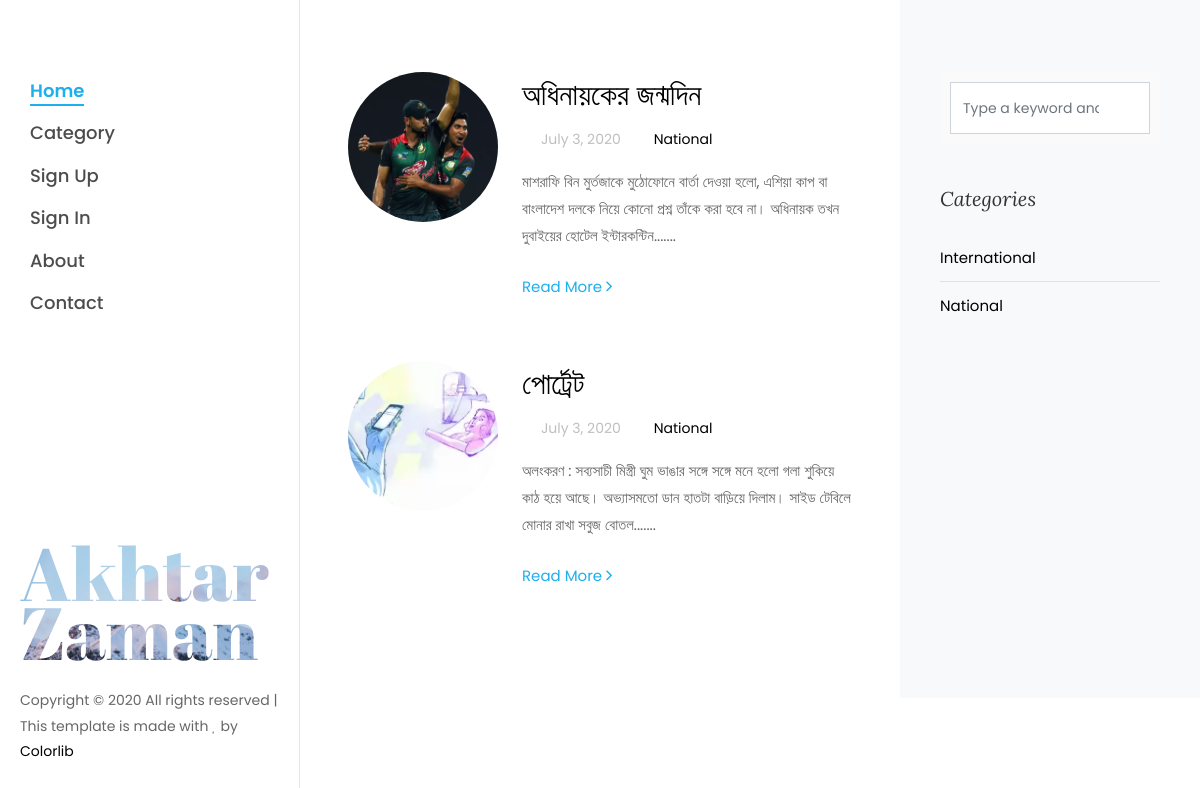
The app's page /articles/index/, older data.
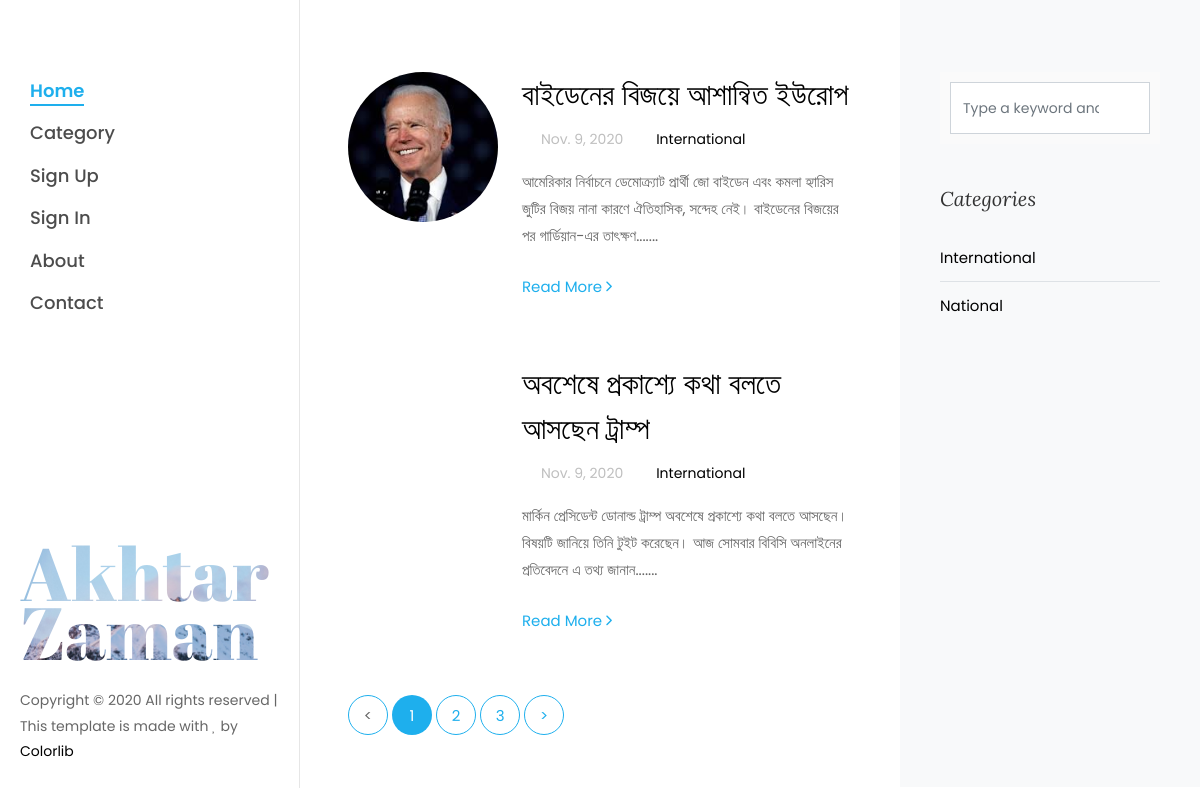
The same page, newer data.
### Articles/models.py (models this page shows, shortened)
class Blog_Articles(models.Model):
    Title= models.CharField(max_length=300, unique=True)
    Categorry = models.ForeignKey('Category', blank=True,  on_delete = models.CASCADE, null=True)
    Description = models.TextField()
    author = models.ForeignKey(Custom_User_Model, default= None, on_delete = models.CASCADE)
    Date = models.DateField(auto_now_add=True)
    Image = models.ImageField(default='default.jpeg', blank=True)
    Status = models.CharField(max_length=1, choices=STATUS_CHOICES)
    def snippet(self):
        return self.Description[:150]+'.......'

class Category(models.Model):
    name = models.CharField(max_length=50)
    def __str__(self):
        return self.name

### Articles/views.py (the view)
# urls.py: path('index/', views.index, name='index'),
def index(request):
    post = Blog_Articles.objects.filter(Status='A')
    page = request.GET.get('page', 1)
    paginator = Paginator(post, 2)
    try:
        Blog_Posts = paginator.page(page)
    except PageNotAnInteger:
        Blog_Posts = paginator.page(1)
    except EmptyPage:
        Blog_Posts = paginator.page(paginator.num_pages)
    return render (request, 'index.html', {'Blog_Posts':Blog_Posts})

### templates/index.html
{% extends 'base.html' %} {% load static %} {% block content %}
<div class="col-xl-8 py-5 px-md-5">
    <div class="row pt-md-4">
        {% for post in Blog_Posts %}
        <div class="col-md-12">
            <div class="blog-entry ftco-animate d-md-flex">
                <a href="{% url 'FullArticle' post.id %}" class="img img-2" style="background-image: url('{{post.Image.url}}');"></a>
                <div class="text text-2 pl-md-4">
                    <h3 class="mb-2"><a href="{% url 'FullArticle' post.id %}">{{post.Title}}</a></h3>
                    <div class="meta-wrap">
                        <p class="meta">
                            <span><i class="icon-calendar mr-2"></i>{{post.Date}}</span>
                            <span><a href="single.html"><i class="icon-folder-o mr-2"></i>{{post.Categorry}}</a></span>
                            <span><i class="icon-comment2 mr-2"></i>{{post.Author}}</span>
                        </p>
                    </div>
                    <p class="mb-4">{{post.snippet}}</p>
                    <p><a href="{% url 'FullArticle' post.id %}" class="btn-custom">Read More <span class="ion-ios-arrow-forward"></span></a></p>
                </div>
            </div>
        </div>
        {% endfor %}
    </div>
    <div class="row">
        <div class="col">
            <div class="block-27">
                {% if Blog_Posts.has_other_pages %}
                <ul>
                    {% if Blog_Posts.has_previous %}
                    <li><a href="?page={{ Blog_Posts.previous_page_number }}">&lt;</a></li>
                    {% else %}
                    <li class="disabled"><span>&lt;</span></li>
                    {% endif %} {% for i in Blog_Posts.paginator.page_range %} {% if Blog_Posts.number == i %}
                    <li class="active"><span>{{ i }}</span></li>
                    {% else %}
                    <li><a href="?page={{ i }}">{{ i }}</a></li>
                    {% endif %} {% endfor %} {% if Blog_Posts.has_next %}
                    <li><a href="?page={{ Blog_Posts.next_page_number }}">&gt;</a></li>
                    {% else %}
                    <li class="disabled"><span>&gt;</span></li> {% endif %}
                </ul>
                {% endif %}
            </div>
        </div>
    </div>
</div>
<div class="col-xl-4 sidebar ftco-animate bg-light pt-5">
    <div class="sidebar-box pt-md-4">
        <form action="{% url 'search_results' %}" method="get" class="search-form">
            <div class="form-group">
                <span class="icon icon-search"> </span>
                <input type="text" class="form-control" placeholder="Type a keyword and hit enter" name="q">
            </div>
        </form>
    </div>
    <div class="sidebar-box ftco-animate">
        <h3 class="sidebar-heading">Categories</h3>
        <ul class="categories">
            <li><a href="#">International</a></li>
            <li><a href="#">National</a></li>
        </ul>
    </div>
</div>
{% endblock content %}

### templates/base.html (shortened to what this page needs)
{% load static %}
<!DOCTYPE html>
<html lang="en">
<head>
    <link rel="stylesheet" href="{% static 'css/open-iconic-bootstrap.min.css' %}">
    <link rel="stylesheet" href="{% static 'css/animate.css' %}">
    <link rel="stylesheet" href="{% static 'css/owl.carousel.min.css' %}">
    <link rel="stylesheet" href="{% static 'css/owl.theme.default.min.css' %}">
    <link rel="stylesheet" href="{% static 'css/magnific-popup.css' %}">
    <link rel="stylesheet" href="{% static 'css/aos.css' %}">
    <link rel="stylesheet" href="{% static 'css/ionicons.min.css' %}">
    <link rel="stylesheet" href="{% static 'css/bootstrap-datepicker.css' %}">
    <link rel="stylesheet" href="{% static 'css/jquery.timepicker.css' %}">
    <link rel="stylesheet" href="{% static 'css/flaticon.css' %}">
    <link rel="stylesheet" href="{% static 'css/icomoon.css' %}">
    <link rel="stylesheet" href="{% static 'css/style.css' %}"> {% block extrahead %}{% endblock extrahead %}
</head>
<body>
    <div id="colorlib-page">
        <aside id="colorlib-aside" role="complementary" class="js-fullheight">
            <nav id="colorlib-main-menu" role="navigation">
                <ul>
                    <li class="colorlib-active"><a href="http://127.0.0.1:8000/articles/index/">Home</a></li>
                    <div class="dropdown">
                        <li> <a href="#">Category</a> </li>
                    </div>
                    {% if user.is_authenticated %}
                    <li><a href="http://127.0.0.1:8000/articles/createarticle/">Create Article</a></li>
                    <li><a href="http://127.0.0.1:8000/accounts/profile/">Profile</a></li>
                    <li><a href="http://127.0.0.1:8000/accounts/logout/">Sign Out</a></li>
                    {% else %}
                    <li><a href="http://127.0.0.1:8000/accounts/create-account/">Sign Up</a></li>
                    <li><a href="http://127.0.0.1:8000/accounts/login/">Sign In</a></li>
                    {% endif %}
                    <li><a href="http://127.0.0.1:8000/articles/about/">About</a></li>
                    <li><a href="contact.html">Contact</a></li>
                </ul>
            </nav>
            <div class="colorlib-footer">
                <h1 id="colorlib-logo" class="mb-4"><a href="index.html" style="background-image: url('/static/images/bg_1.jpg');">Akhtar <span>Zaman</span></a></h1>
                <p class="pfooter">
                    Copyright &copy;
                     All rights reserved | This template is made with <i class="icon-heart" aria-hidden="true"></i> by <a href="https://colorlib.com" target="_blank">Colorlib</a>
                </p>
            </div>
        </aside>
        <div id="colorlib-main">
            <section class="ftco-section ftco-no-pt ftco-no-pb">
                <div class="container">
                    <div class="row d-flex">
                        {% block content %} {% endblock %}
                    </div>
                </div>
            </section>
        </div>
    </div>
</body>
</html>

### static/css/icomoon.css (style rules this page uses)
[class^="icon-"], [class*=" icon-"] { font-family: 'icomoon' !important; speak: none; font-style: normal; font-weight: normal; font-variant: normal; text-transform: none; line-height: 1; -webkit-font-smoothing: antialiased; -moz-osx-font-smoothing: grayscale; }
.icon-search:before { content: "\f002"; }
.icon-heart:before { content: "\f004"; }
.icon-calendar:before { content: "\f073"; }
.icon-folder-o:before { content: "\f114"; }
.icon-comment2:before { content: "\e0b9"; }

Row changes from the older to the newer data that the page shows:
removed Blog_Articles: Image (picture), Title "অধিনায়কের জন্মদিন", Date "July 3, 2020", Categorry "National", snippet "মাশরাফি বিন মুর্তজাকে মুঠোফোনে বার্তা দেওয়া হলো, এশিয়া কাপ বা বাংলাদেশ দলকে নিয়ে কোনো প্রশ্ন তাঁকে করা হবে না। অধিনায়ক তখন দুবাইয়ের হোটেল ইন্টারকন্টিন......."
removed Blog_Articles: Image (picture), Title "পোর্ট্রেট", Date "July 3, 2020", Categorry "National", snippet "অলংকরণ : সব্যসাচী মিস্ত্রী ঘুম ভাঙার সঙ্গে সঙ্গে মনে হলো গলা শুকিয়ে কাঠ হয়ে আছে। অভ্যাসমতো ডান হাতটা বাড়িয়ে দিলাম। সাইড টেবিলে মোনার রাখা সবুজ বোতল......."
added Blog_Articles: Image (picture), Title "বাইডেনের বিজয়ে আশান্বিত ইউরোপ", Date "Nov. 9, 2020", Categorry "International", snippet "আমেরিকার নির্বাচনে ডেমোক্র্যাট প্রার্থী জো বাইডেন এবং কমলা হ্যারিস জুটির বিজয় নানা কারণে ঐতিহাসিক, সন্দেহ নেই। বাইডেনের বিজয়ের পর গার্ডিয়ান-এর তাৎক্ষণ......."
added Blog_Articles: Title "অবশেষে প্রকাশ্যে কথা বলতে আসছেন ট্রাম্প", Date "Nov. 9, 2020", Categorry "International", snippet "মার্কিন প্রেসিডেন্ট ডোনাল্ড ট্রাম্প অবশেষে প্রকাশ্যে কথা বলতে আসছেন। বিষয়টি জানিয়ে তিনি টুইট করেছেন। আজ সোমবার বিবিসি অনলাইনের প্রতিবেদনে এ তথ্য জানান......."
Text that changed along with them:
new list line: "1"
new list line: "2"
new list line: "3"
